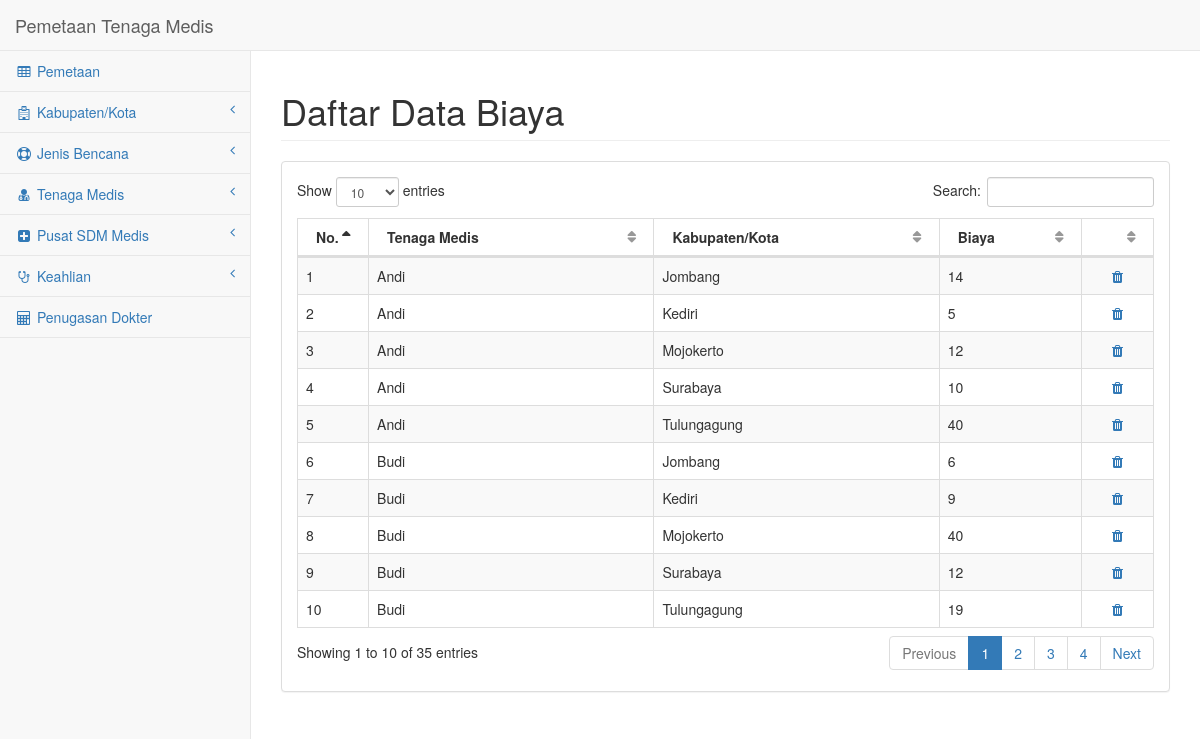
The app's page /index.php/main/daftar_data_biaya with its own data.
### tables this page shows
CREATE TABLE IF NOT EXISTS `biaya` (
  `id_biaya` int(10) NOT NULL,
  `id_tenaga_medis` int(10) NOT NULL,
  `id_kota` int(10) NOT NULL,
  `biaya` int(11) NOT NULL
);

CREATE TABLE IF NOT EXISTS `tenaga_medis` (
  `id_tenaga_medis` int(10) NOT NULL,
  `id_kota` int(10) DEFAULT NULL,
  `id_psm` int(10) DEFAULT NULL,
  `nama_tenaga_medis` varchar(50) NOT NULL
);

CREATE TABLE IF NOT EXISTS `kab_kota` (
  `id_kota` int(10) NOT NULL,
  `nama_kota` varchar(20) NOT NULL
);

### application/controllers/Main.php (called while the page is built, shortened)
<?php
class Main extends CI_Controller
{
	public function daftar_data_biaya()
	{
		$this->load->model('biaya_model');
		$data['biaya'] = $this->biaya_model->get();
		$this->load->view('master/header');
		$this->load->view('tenaga_medis/daftar_biaya', $data);
		$this->load->view('master/footer');
	}
}

### index.php (called while the page is built, shortened)
<?php
require_once BASEPATH.'core/CodeIgniter.php';

### application/models/Biaya_model.php (called while the page is built, shortened)
<?php
class Biaya_model extends CI_Model
{
	public function get()
	{
		$this->db->select('biaya.id_biaya, tenaga_medis.nama_tenaga_medis, kab_kota.nama_kota, biaya.biaya');
		$this->db->from('biaya, tenaga_medis, kab_kota');
		$this->db->where('biaya.id_tenaga_medis = tenaga_medis.id_tenaga_medis and biaya.id_kota = kab_kota.id_kota');
		$this->db->order_by('tenaga_medis.nama_tenaga_medis, kab_kota.nama_kota', 'asc');
		$query = $this->db->get();
		return $query->result();
	}
}

### application/views/tenaga_medis/daftar_biaya.php (the view)
<div id="page-wrapper">
    <div class="row">
        <div class="col-lg-12">
            <h1 class="page-header">Daftar Data Biaya</h1>
        </div>
    </div>
    <div class="row">
        <div class="col-lg-12">
            <div class="panel panel-default">
                <div class="panel-body">
                    <div class="dataTable_wrapper">
                        <table class="table table-striped table-bordered table-hover" id="dataTables-example">
                            <thead>
                                <tr>
                                    <th class="col-sm-1">No.</th>
                                    <th class="col-sm-4">Tenaga Medis</th>
                                    <th class="col-sm-4">Kabupaten/Kota</th>
                                    <th class="col-sm-2">Biaya</th>
                                    <th class="col-sm-1"></th>
                                </tr>
                            </thead>
                            <tbody>
                            <?php
                                $i = 1;
                                foreach($biaya as $row)
                                {
                                    echo '<tr>';
                                        echo '<td>'.$i.'</td>';
                                        echo '<td>'.$row->nama_tenaga_medis.'</td>';
                                        echo '<td>'.$row->nama_kota.'</td>';
                                        echo '<td>'.$row->biaya.'</td>';
                                        echo '<td class="text-center">
                                            <a href="#" class="modal-anchor" data-toggle="modal" data-target="#pageModal" data-key="'.$row->id_biaya.'" data-task="delete_data_biaya" title="Hapus Data">
                                                <i class="fa fa-trash"></i>
                                            </a>
                                        </td>';
                                    echo '</tr>';
                                    $i = $i + 1;
                                }
                            ?>
                            </tbody>
                        </table>
                    </div>
                </div>
            </div>
        </div>
    </div>
</div>

### assets/css/sb-admin-2.css (style rules this page uses)
body { background-color: #f8f8f8; }
#page-wrapper { padding: 0 15px; min-height: 568px; background-color: #fff; }
@media (min-width:768px) { #page-wrapper { position: inherit; margin: 0 0 0 250px; padding: 0 30px; border-left: 1px solid #e7e7e7; } }
table.dataTable thead .sorting, table.dataTable thead .sorting_asc, table.dataTable thead .sorting_desc, table.dataTable thead .sorting_asc_disabled, table.dataTable thead .sorting_desc_disabled { background: 0 0; }
table.dataTable thead .sorting_asc:after { content: "\f0de"; float: right; font-family: fontawesome; }
table.dataTable thead .sorting:after { content: "\f0dc"; float: right; font-family: fontawesome; color: rgba(50,50,50,.5); }

### records on screen
biaya: id_tenaga_medis.nama_tenaga_medis "Andi", id_kota.nama_kota "Jombang", biaya "14"
biaya: id_tenaga_medis.nama_tenaga_medis "Andi", id_kota.nama_kota "Kediri", biaya "5"
biaya: id_tenaga_medis.nama_tenaga_medis "Andi", id_kota.nama_kota "Mojokerto", biaya "12"
biaya: id_tenaga_medis.nama_tenaga_medis "Andi", id_kota.nama_kota "Surabaya", biaya "10"
biaya: id_tenaga_medis.nama_tenaga_medis "Andi", id_kota.nama_kota "Tulungagung", biaya "40"
biaya: id_tenaga_medis.nama_tenaga_medis "Budi", id_kota.nama_kota "Jombang", biaya "6"
biaya: id_tenaga_medis.nama_tenaga_medis "Budi", id_kota.nama_kota "Kediri", biaya "9"
biaya: id_tenaga_medis.nama_tenaga_medis "Budi", id_kota.nama_kota "Mojokerto", biaya "40"
biaya: id_tenaga_medis.nama_tenaga_medis "Budi", id_kota.nama_kota "Surabaya", biaya "12"
biaya: id_tenaga_medis.nama_tenaga_medis "Budi", id_kota.nama_kota "Tulungagung", biaya "19"
